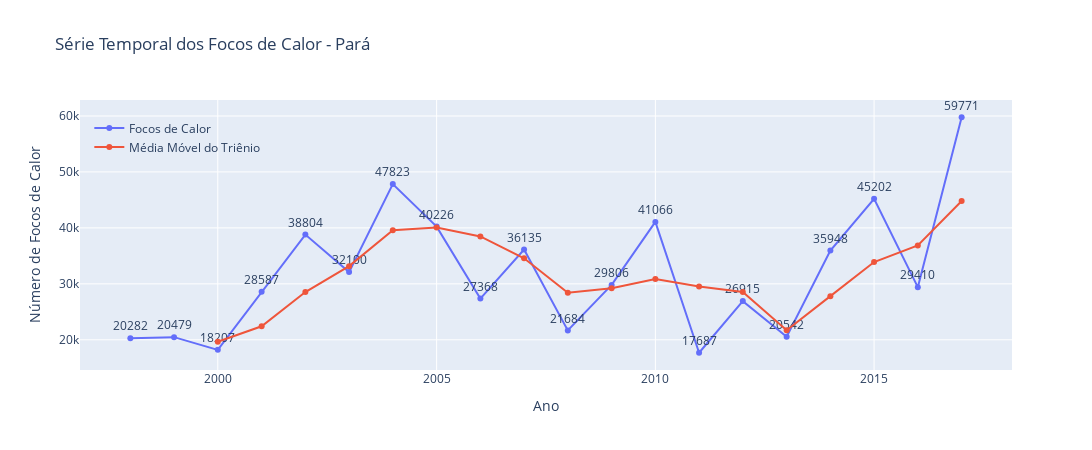

Notebook cell for this chart:
### Code cell
# Série Temporal dos Focos de Calor - Pará
base_temp = base.loc[base['state'] == 'Pará']
plot_forest_fires_timeline(base_temp, 'Série Temporal dos Focos de Calor - Pará')
